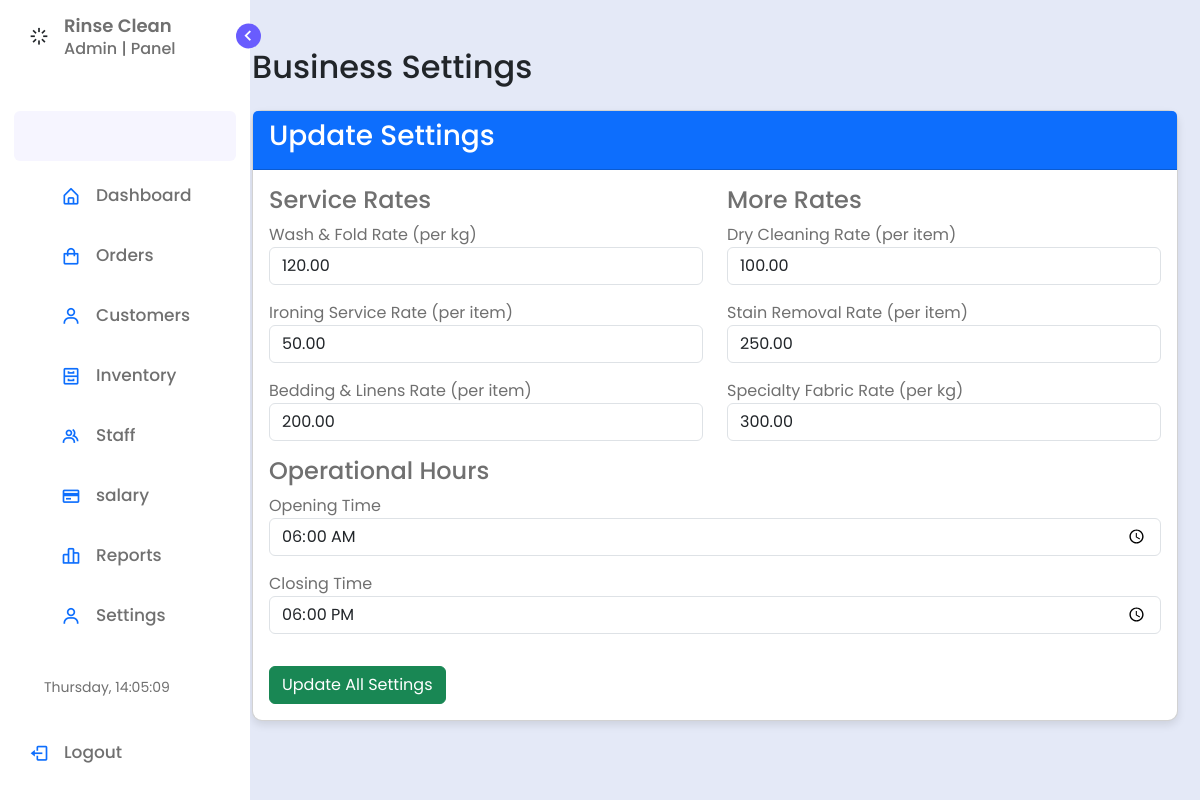
The page /admin/settings.php on the database its author committed.
### tables this page shows
CREATE TABLE `rates` (
  `id` int(11) NOT NULL,
  `wash_fold_rate` decimal(10,2) NOT NULL,
  `dry_cleaning_rate` decimal(10,2) NOT NULL,
  `ironing_rate` decimal(10,2) DEFAULT NULL,
  `bedding_rate` decimal(10,2) DEFAULT NULL,
  `stain_removal_rate` decimal(10,2) DEFAULT NULL,
  `specialty_fabric_rate` decimal(10,2) DEFAULT NULL,
  `opening_time` time NOT NULL,
  `closing_time` time NOT NULL,
  `created_at` timestamp NOT NULL DEFAULT current_timestamp(),
  `updated_at` timestamp NOT NULL DEFAULT current_timestamp() ON UPDATE current_timestamp()
);

### admin/settings.php (the view, shortened to what this page needs)
<?php
include '../includes/rinseclean_lms.php';
$query = "SELECT * FROM rates LIMIT 1";
$result = mysqli_query($conn, $query);
$rates = mysqli_fetch_assoc($result);
?>
<!DOCTYPE html>
<html lang="en">
<head>
    <link rel="stylesheet" href="https://cdn.jsdelivr.net/npm/bootstrap@5.3.3/dist/css/bootstrap.min.css">
    <link href="https://cdnjs.cloudflare.com/ajax/libs/font-awesome/6.0.0-beta3/css/all.min.css" rel="stylesheet">
    <link rel="stylesheet" href="../admin/css/style.css">
</head>
<body>
    <?php include '../admin/publics/sidebar.php'; ?>
    <section class="home">
        <div class="container mt-5">
            <h2 class="mb-4">Business Settings</h2>
            <div class="card mb-4">
                <div class="card-header bg-primary text-white">
                    <h3>Update Settings</h3>
                </div>
                <div class="card-body">
                    <form action="../admin/update_settings.php" method="POST">
                        <div class="row">
                            <div class="col-md-6 col-sm-12">
                                <h4>Service Rates</h4>
                                <div class="form-group mb-3">
                                    <label for="wash_fold_rate">Wash & Fold Rate (per kg)</label>
                                    <input type="number" class="form-control" id="wash_fold_rate" name="wash_fold_rate" value="<?php echo $rates['wash_fold_rate']; ?>" step="0.01" required>
                                </div>
                                <div class="form-group mb-3">
                                    <label for="ironing_rate">Ironing Service Rate (per item)</label>
                                    <input type="number" class="form-control" id="ironing_rate" name="ironing_rate" value="<?php echo $rates['ironing_rate']; ?>" step="0.01">
                                </div>
                                <div class="form-group mb-3">
                                    <label for="bedding_rate">Bedding & Linens Rate (per item)</label>
                                    <input type="number" class="form-control" id="bedding_rate" name="bedding_rate" value="<?php echo $rates['bedding_rate']; ?>" step="0.01">
                                </div>
                            </div>
                            <div class="col-md-6 col-sm-12">
                                <h4>More Rates</h4>
                                <div class="form-group mb-3">
                                    <label for="dry_cleaning_rate">Dry Cleaning Rate (per item)</label>
                                    <input type="number" class="form-control" id="dry_cleaning_rate" name="dry_cleaning_rate" value="<?php echo $rates['dry_cleaning_rate']; ?>" step="0.01">
                                </div>
                                <div class="form-group mb-3">
                                    <label for="stain_removal_rate">Stain Removal Rate (per item)</label>
                                    <input type="number" class="form-control" id="stain_removal_rate" name="stain_removal_rate" value="<?php echo $rates['stain_removal_rate']; ?>" step="0.01">
                                </div>
                                <div class="form-group mb-3">
                                    <label for="specialty_fabric_rate">Specialty Fabric Rate (per kg)</label>
                                    <input type="number" class="form-control" id="specialty_fabric_rate" name="specialty_fabric_rate" value="<?php echo $rates['specialty_fabric_rate']; ?>" step="0.01">
                                </div>
                            </div>
                        </div>
                        <h4>Operational Hours</h4>
                        <div class="form-group mb-3">
                            <label for="opening_time">Opening Time</label>
                            <input type="time" class="form-control" id="opening_time" name="opening_time" value="<?php echo $rates['opening_time']; ?>" required>
                        </div>
                        <div class="form-group mb-3">
                            <label for="closing_time">Closing Time</label>
                            <input type="time" class="form-control" id="closing_time" name="closing_time" value="<?php echo $rates['closing_time']; ?>" required>
                        </div>
                        <button type="submit" class="btn btn-success mt-3">Update All Settings</button>
                    </form>
                </div>
            </div>
        </div>
    </section>
</body>
</html>

### admin/css/style.css (style rules this page uses)
* { margin: 0; padding: 0; box-sizing: border-box; font-family: 'Poppins', sans-serif; }
:root { --body-color: #E4E9F7; --sidebar-color: #FFF; --primary-color: #695CFE; --primary-color-light: #F6F5FF; --toggle-color: #DDD; --text-color: #707070; --text-color-dark: #FFFFFF; --sidebar-text-color-dark: #D7D7D7; --button-background: #695CFE; --button-background-dark: #4C4D4E; --tran-03: all 0.2s ease; --tran-04: all 0.3s ease; --tran-05: all 0.3s ease; }
body { min-height: 100vh; background-color: var(--body-color); transition: var(--tran-05); }
.home { position: absolute; top: 0; left: 240px; height: 100vh; width: calc(100% - 250px); background-color: var(--body-color); transition: var(--tran-05); }
.card { background-color: var(--sidebar-color); color: var(--text-color); border-radius: 10px; box-shadow: 0 4px 8px rgba(0, 0, 0, 0.1); transition: var(--tran-05); }
html, body { height: 100%; }
.home { flex: 1; }

### rows shown on the page
rates: wash_fold_rate "120.00", ironing_rate "50.00", bedding_rate "200.00", dry_cleaning_rate "100.00", stain_removal_rate "250.00", specialty_fabric_rate "300.00", opening_time "06:00:00", closing_time "18:00:00"
